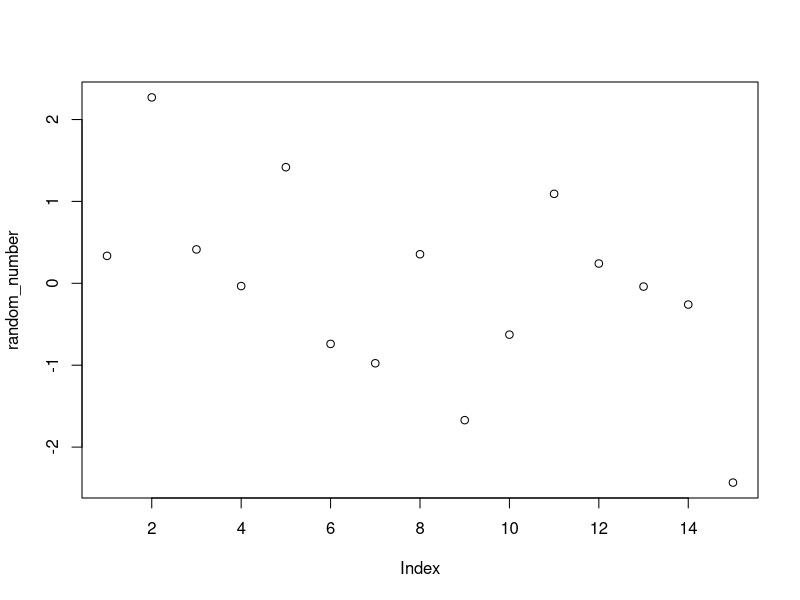
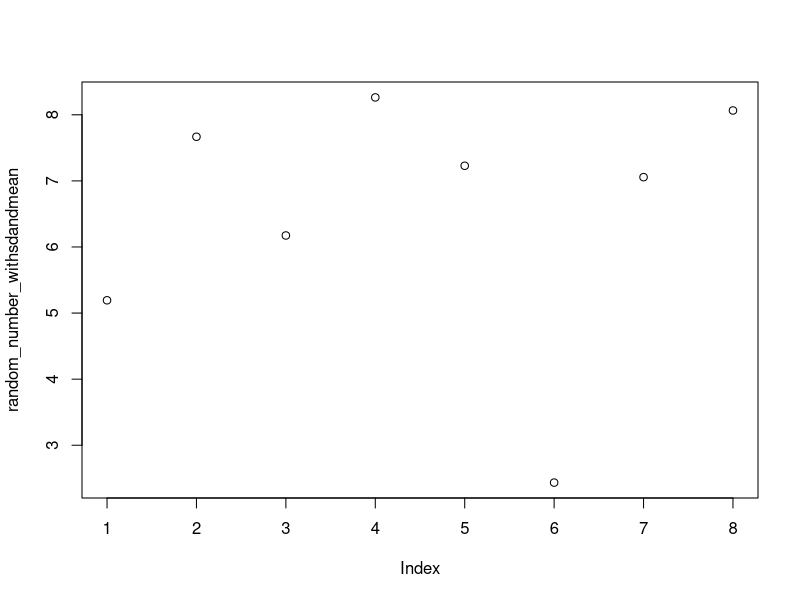

Here is the R script that generated these plots, in order:
x <- 5
y <- 8

z <- x+y

numb <- c(1,2,3,4,5)

mean <- mean(numb)



age <- c(45,28,69,26,23)
name <- c("mads","frederik","joakim","oliver","jacob")
overunder30 <-c(1,0,1,0,0)
data <- data.frame(age,name,overunder30)


random_number <- c(rnorm(15))

random_number_withsdandmean <- c(rnorm(8,mean=5,sd=2))

plot(random_number)

plot(random_number_withsdandmean)
